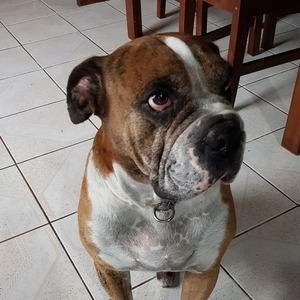
#> input picture src/dar.bmp, 300 x 300 px, found by its file name
$ python 'simulacion _2.py'
#> lines starting #> are read from the running program, lines starting #| are printed output that depends on the picture
### test/src/source_coding.py
#!/usr/bin/python3
from PIL import Image
import numpy as np

#---------------------------------------------------------------#
#	Jeaustin Sirias Chacon (jeaustin.sirias@ucr.ac.cr)	#
#		      GitHub: JeaustinSirias			#
#---------------------------------------------------------------#
'''
Este es un script que simula un sistema de comunicacion, considerando 4
etapas: fuente de informacion, un bloque de codificacion, un canal de
transmision con ruido,
'''
#=================================Funciones====================================

'''
Una funcion que convierte base decimal
a base binaria en complemento a 1
'''
# [8 lines left out: function DecToBin, not called in this run]

'''
Una funcion que simula la fuente cruda
de informacion llamando una imagen de
un directorio del PC
'''
# [4 lines left out: function image_source, not called in this run]

'''
Una funcion que simula un codificador
de pixeles. Opera conviertiendo los
canales RGB de cada pixel a base 2.
'''
# [20 lines left out: function source_encoder, not called in this run]

'''
Una funcion que simula un canal de
transmision, con ruido. Toma la
secuencia de bits el codificador
y altera aleatoreamente un porcen-
taje de bits al azar.
'''
# [22 lines left out: function noisy_channel, not called in this run]

'''
Una funcion que decodifica la senal de
bits proporcionada por el canal de trans-
mision y reconstruye los pixeles.
'''
# [41 lines left out: functions source_decoder, source_Decoder, not called in this run]

#=====================================main======================================

### test/src/channel_coding.py
#!/usr/bin/python3
#---------------------------------------------------------------#
#		Jeaustin Sirias Chacon (jeaustin.sirias@ucr.ac.cr)		#
#		      			GitHub: JeaustinSirias					#
#---------------------------------------------------------------#

'''
Descripcion
'''

#Paquetes
import numpy as np
from PIL import Image
import sys
from source_coding import *

#=================================Funciones====================================
class com_sys():

	def __init__(self, m, k, n):

		self.m = m #cantidad de paquetes 1xk
		self.k = k #dimension de cada paquete de bits
		self.n = n # n > k
		self.P = np.random.randint(0, 2, size = (self.k, self.n - self.k))
		self.I = np.identity(self.k) #matriz identidad
		self.E = np.identity(self.n) #vector de error

	#=====================================================================
	'''
	Channel encoder:
	Un metodo que simula un codificador de canal
	solicitando el vector bfK que contiene un numero
	de arreglos 1xk. Se usa una matriz generadora
	para obter u = mG, con cada vector u de tamano
	1 x n. La salida es un array bcT con m paquetes 1xn.
	'''
	def channel_encoder(self, bfT):

		#se crea la matris generadora:
		G = [np.append(self.P[i], self.I[i]) for i in range(self.k)]
		G = np.array(G).astype(int)

		#Se codifican los paquetes 1xk en 1xn:
		bcT = np.dot(bfT, G)

		return bcT
	#=====================================================================
	'''
	Channel decoder:
	Un metodo que simula un decodificador de canal
	solicitando el arreglo bcR proveniente del
	canal binario simetrico. Se evalua el Sindrome,
	se identifican los errores y se corrigen
	'''
	# [23 lines left out: function channel_decoder, not called in this run]
	#=====================================================================
	'''
	bin_symmetrical_channel:
	simula un canal binario simetrico introduciendo
	bits aleatorios en los paquetes 1 x n bajo una
	probabilidad p(e) ajustable. Retorna un arreglo
	de bits contaminados bcR
	'''
	def bin_symmetrical_channel(self, bcT):

		#Generando bits e indicies aleatorios:
		x, y = bcT.shape
		random_bits = np.random.randint(0, 2, size = (self.m, 1))
		random_index = np.random.randint(0, y, size = (self.m, 1))

		#se insertan los bits de error aleatoriamente:
		for i in range(self.m):
			idx = random_index[i]
			bcT[i][idx] = random_bits[i]

		return self.set_bin_matrix(bcT)
	#=====================================================================
	'''
	set_bin_matrix:
	una funcion auxiliar que reajusta una matriz
	a su 'equivalente binario'. Si un elemento es
	par, entonces coloca un cero. Caso contrario, un 1.
	'''
	def set_bin_matrix(self, array):
		x, y = array.shape
		for i in range(x):
			for j in range(y):

				bit = array[i][j]
				if bit % 2 == 1:
					array[i][j] = 1
				else:
					array[i][j] = 0

		return array.astype(int)
	#=====================================================================

### test/simulacion _2.py
#!/usr/bin/python3
#---------------------------------------------------------------#
#		Jeaustin Sirias Chacon (jeaustin.sirias@ucr.ac.cr)		#
#		      			GitHub: JeaustinSirias					#
#---------------------------------------------------------------#

'''
SIMULACION DE UN SISTEMA DE COMUNICACIONES CON CODIFICADOR DE CANAL
MAS CANAL BINARIO SIMETRICO
'''

#Paquetes
import numpy as np
from PIL import Image
import sys
from src.channel_coding import *
from src.source_coding import *

#==============================MAIN======================================
'''
1. Se inicializa la fuente de informaciom
y se llama al codificador de fuente
'''
fuente_info = image_source('/home/jussc_/Desktop/Comunicaciones/Proyecto_simulado/src/dar.bmp')
#> in image_source, img is the input picture: PIL image 300x300 RGB; mean R, G, B 128.5, 120.4, 114.1
x, y, z = fuente_info.shape
#> x = 300; y = 300; z = 3
vT, bfT, r = source_encoder(fuente_info)
#> after the loop in source_encoder, `for i in range(y):`: vT = 270000 items
#> the loop in source_encoder, `for i in range(len(vT)): ` made 270000 passes
#> vT = 270000 items

'''
2. Parametros dimensionales: m es el numero
de paquetes 1xk obtenidos del codificador
de fuente en bits; n > k
'''

m, k = bfT.shape
#> m = 270000; k = 8
n = 16


'''
3. Se inicializa el objeto sistema, que cuenta
con codificador de canal, canal simetrico
y decodificador de canal con correccion de e.
'''
sistema = com_sys(m, k, n) #Se crea el objeto sistema
bcT = sistema.channel_encoder(bfT)
bcR = sistema.bin_symmetrical_channel(bcT)
bfR = np.array([bcR[i][8:] for i in range(len(bcR))])
bfR = bfR.astype(str)

'''
4. Se llama al decodificador de fuente
y se simula el sumidero para recuperar
la imagen transmitida.
'''
vR = source_Decoder(bfR, x, y, z)
#> after the loop in source_Decoder, `for i in range(dimGroups):`: vR = 270000 items
#> in source_Decoder, `vR = np.reshape(bbk, (y, x, z))`:
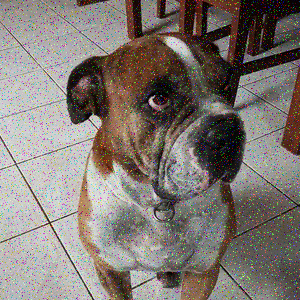
#> vR: shape (300, 300, 3) int64; mean of channels 0, 1, 2 128.6, 120.7, 115; drawn as R, G, B
sumidero = Image.fromarray(vR)
sumidero.show()
#sumidero.save('./salida.jpg')
